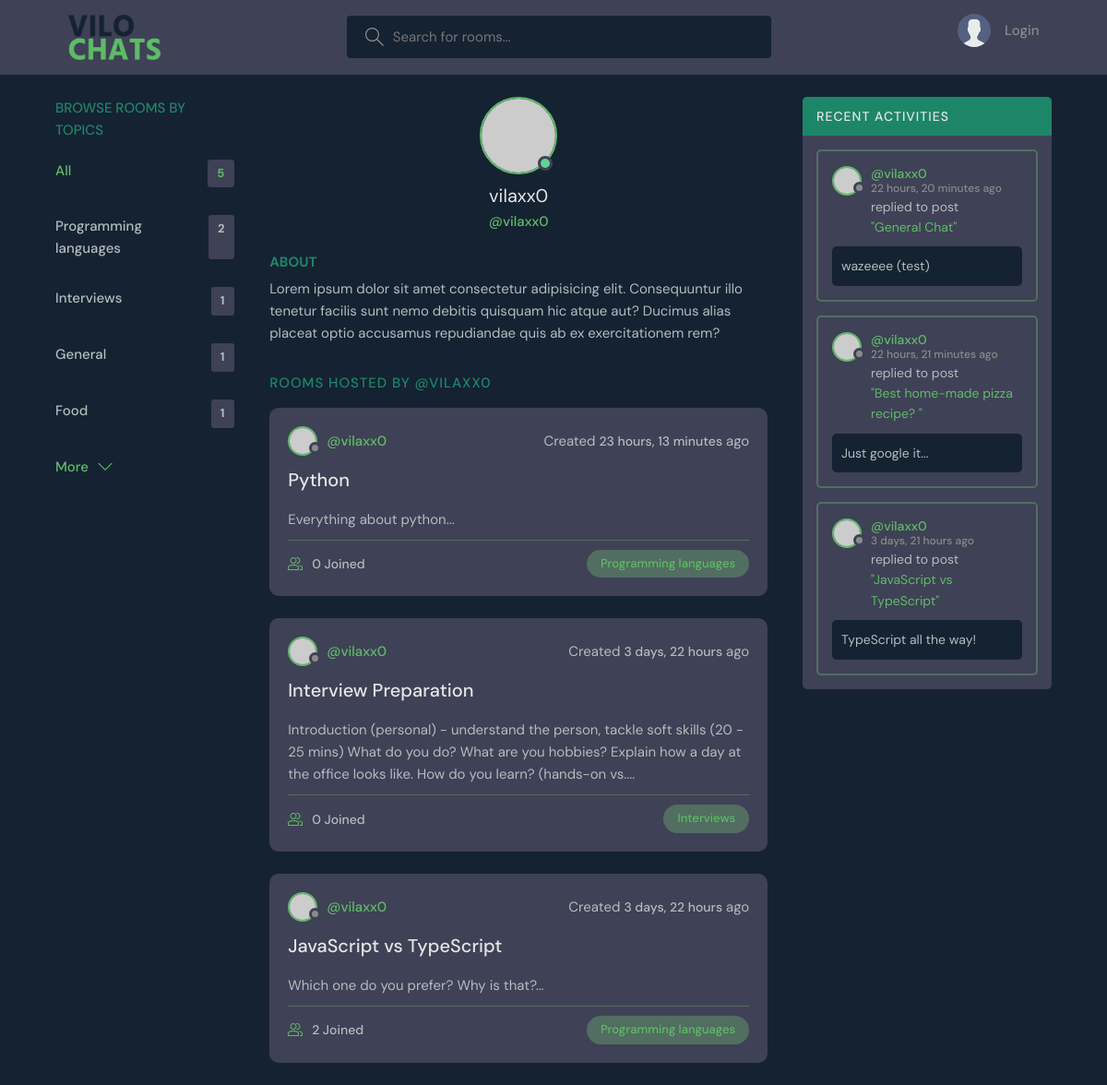
The app's page /profile/1/, older data.
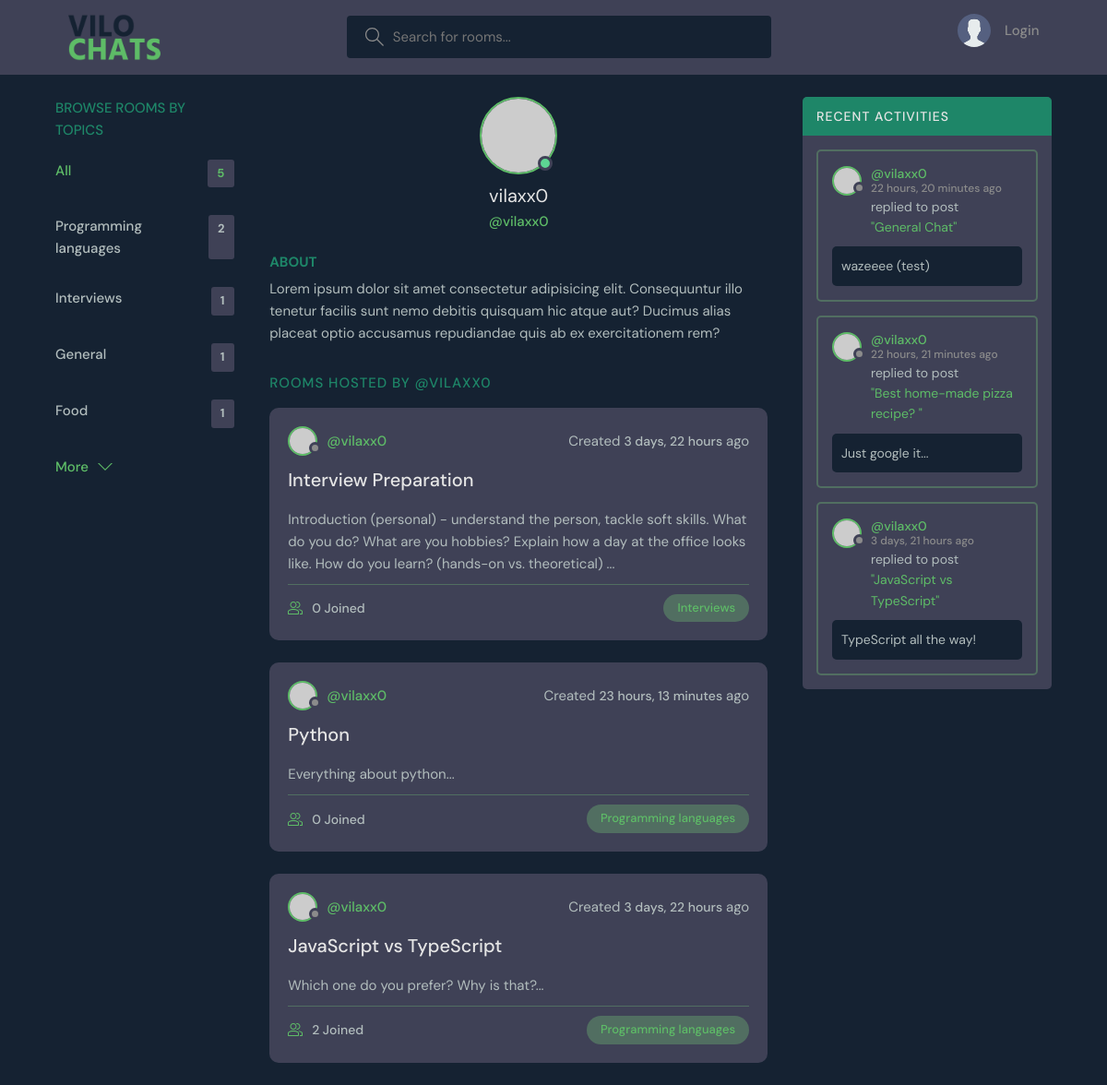
The same page, newer data.
### base/models.py (models this page shows, shortened)
class Topic(models.Model):
    name = models.CharField(max_length=200)

class Room(models.Model):
    host = models.ForeignKey(User, on_delete=models.SET_NULL, null=True)
    topic = models.ForeignKey(Topic, on_delete=models.SET_NULL, null=True)
    name = models.CharField(max_length=200)
    description = models.TextField(null=True, blank=True)
    participants = models.ManyToManyField(User, related_name='participants', blank=True)
    updated = models.DateTimeField(auto_now=True)
    created = models.DateTimeField(auto_now_add=True)
    class Meta:
        ordering = ['-updated', '-created']
    def __str__(self):
        return self.name

class Message(models.Model):
    user = models.ForeignKey(User, on_delete=models.CASCADE)
    room = models.ForeignKey(Room, on_delete=models.CASCADE)
    body = models.TextField()
    updated = models.DateTimeField(auto_now=True)
    created = models.DateTimeField(auto_now_add=True)
    class Meta:
        ordering = ['-updated', '-created']
    def __str__(self):
        return self.body[0:50]

### base/views.py (the view)
# urls.py: path('profile/<str:pk>/', views.userProfile, name="user-profile"),
def userProfile(request, pk):
    user = User.objects.get(id=pk)
    rooms = user.room_set.all()
    room_messages = user.message_set.all()
    topics = Topic.objects.all()[:4]
    all_rooms_count = Room.objects.all().count()
    context = {'user': user, 'rooms': rooms, 'room_messages': room_messages, 'topics': topics, 'all_rooms': all_rooms_count }
    return render(request, 'base/profile.html', context)

### base/templates/base/profile.html (shortened to what this page needs)
{% extends 'main.html' %} {% block content %}
<main class="profile-page layout layout--3">
  <div class="container">
    {% include 'base/topics_component.html' %}
    <div class="roomList">
      <div class="profile">
        <div class="profile__avatar">
          <div class="avatar avatar--large active">
            <img src="https://randomuser.me/api/portraits/men/11.jpg" />
          </div>
        </div>
        <div class="profile__info">
          <h3>{{ user.username }}</h3>
          <p>@{{ user.username }}</p>
        </div>
        <div class="profile__about">
          <h3>About</h3>
          <p>
            Lorem ipsum dolor sit amet consectetur adipisicing elit. Consequuntur illo tenetur
            facilis sunt nemo debitis quisquam hic atque aut? Ducimus alias placeat optio
            accusamus repudiandae quis ab ex exercitationem rem?
          </p>
        </div>
      </div>
      <div class="roomList__header">
        <div>
          <h2>Rooms Hosted by @{{ user.username }}</a>
          </h2>
        </div>
      </div>
      {% include 'base/feed_component.html' %}
    </div>
    {% include 'base/activity_component.html' %}
  </div>
</main>
{% endblock content %}

### base/templates/base/topics_component.html
<div class="topics">
  <div class="topics__header">
    <h2>Browse Rooms by Topics</h2>
  </div>
  <ul class="topics__list">
    <li>
      <a href="{% url 'home' %}" class="active">
        All <span>{{all_rooms}}</span>
      </a>
    </li>
    {% for topic in topics %}
    <li>
      <a href="{% url 'home' %}?q={{topic.name}}">
        {{topic.name}} <span>{{topic.room_set.all.count}}</span>
      </a>
    </li>
    {% endfor %}
  </ul>
  <a class="btn btn--link" href="topics.html">
    More
    <svg
      version="1.1"
      xmlns="http://www.w3.org/2000/svg"
      width="32"
      height="32"
      viewBox="0 0 32 32"
    >
      <path d="M16 21l-13-13h-3l16 16 16-16h-3l-13 13z"></path>
    </svg>
  </a>
</div>

### base/templates/base/feed_component.html (shortened to what this page needs)
{% for room in rooms %}
<div class="roomListRoom">
  <div class="roomListRoom__header">
    <a
      href="{% url 'user-profile' room.host.id %}"
      class="roomListRoom__author"
    >
      <div class="avatar avatar--small">
        <img src="https://randomuser.me/api/portraits/women/11.jpg" />
      </div>
      <span>@{{ room.host.username }}</span>
    </a>
    <div class="roomListRoom__actions">
      <p>Created <span>{{ room.created|timesince }}</span> ago</p>
    </div>
  </div>
  <div class="roomListRoom__content">
    <a href="{% url 'room' room.id %}">{{ room.name }}</a>
    <p>{{ room.description|slice:"200" }}...</p>
  </div>
  <div class="roomListRoom__meta">
    <a href="{% url 'room' room.id %}" class="roomListRoom__joined">
      {{room.participants.count}} Joined
    </a>
    <a href="{% url 'home' %}?q={{room.topic.name}}">
      <p class="roomListRoom__topic">{{room.topic.name}}</p>
    </a>
  </div>
</div>
{% endfor %}

### base/templates/base/activity_component.html (shortened to what this page needs)
<div class="activities">
  <div class="activities__header">
    <h2>Recent Activities</h2>
  </div>
  {% for message in room_messages %}
  <div class="activities__box">
    <div class="activities__boxHeader roomListRoom__header">
      <a
        href="{% url 'user-profile' message.user.id %}"
        class="roomListRoom__author"
      >
        <div class="avatar avatar--small">
          <img src="https://randomuser.me/api/portraits/women/11.jpg" />
        </div>
        <p>
          @{{ message.user }} <span>{{ message.created|timesince }} ago</span>
        </p>
      </a>
    </div>
    <div class="activities__boxContent">
      <p>
        replied to post
        <a href="{% url 'room' message.room.id %}"> "{{ message.room }}"</a>
      </p>
      <div class="activities__boxRoomContent">{{ message }}</div>
    </div>
  </div>
  {% endfor %}
</div>

Row changes from the older to the newer data that the page shows:
changed Room "Interview Preparation": description "…the person, tackle soft skills (20 - 25 mins) What do you do? What are you hobbies? Explain how a day at the office looks like. How do you learn? (hands-on vs." → "…the person, tackle soft skills. What do you do? What are you hobbies? Explain how a day at the office looks like. How do you learn? (hands-on vs. theoretical)"; moves up the list
